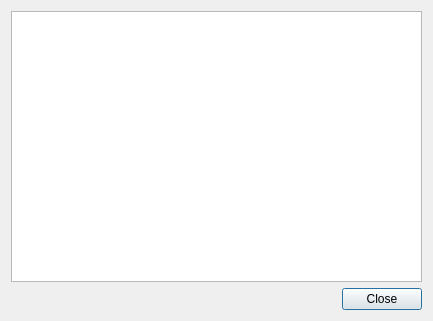
<?xml version="1.0" encoding="UTF-8"?>
<ui version="4.0">
 <class>DialogShowText</class>
 <widget class="QDialog" name="DialogShowText">
  <property name="windowModality">
   <enum>Qt::WindowModal</enum>
  </property>
  <property name="geometry">
   <rect>
    <x>0</x>
    <y>0</y>
    <width>433</width>
    <height>321</height>
   </rect>
  </property>
  <property name="windowTitle">
   <string>Text</string>
  </property>
  <property name="modal">
   <bool>true</bool>
  </property>
  <layout class="QVBoxLayout" name="verticalLayout">
   <item>
    <widget class="QPlainTextEdit" name="plainTextEdit">
     <property name="readOnly">
      <bool>true</bool>
     </property>
    </widget>
   </item>
   <item>
    <layout class="QHBoxLayout" name="horizontalLayout">
     <item>
      <spacer name="horizontalSpacer">
       <property name="orientation">
        <enum>Qt::Horizontal</enum>
       </property>
       <property name="sizeHint" stdset="0">
        <size>
         <width>40</width>
         <height>20</height>
        </size>
       </property>
      </spacer>
     </item>
     <item>
      <widget class="QPushButton" name="pushButtonClose">
       <property name="text">
        <string>Close</string>
       </property>
      </widget>
     </item>
    </layout>
   </item>
  </layout>
 </widget>
 <resources/>
 <connections/>
</ui>
